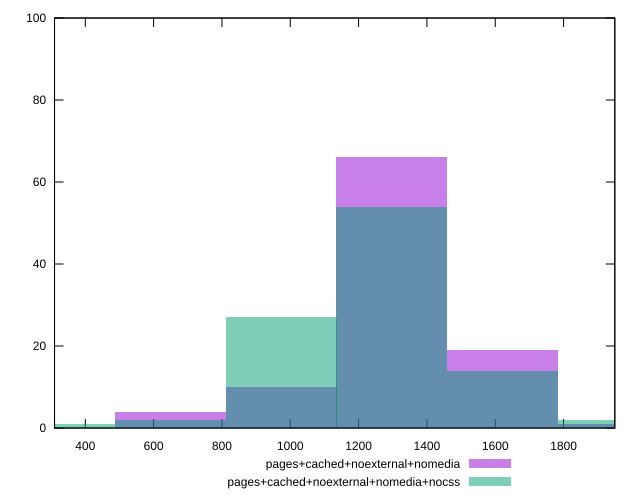

The gnuplot source for this figure:
reset

$pagesCachedNoexternalNomedia <<EOF
973.142113783074 10
1297.522818377432 66
648.761409188716 4
1621.9035229717902 19
1946.284227566148 1
EOF

$pagesCachedNoexternalNomediaNocss <<EOF
973.142113783074 27
1946.284227566148 2
1297.522818377432 54
324.380704594358 1
648.761409188716 2
1621.9035229717902 14
EOF

set key outside below
set boxwidth 324.380704594358
set xrange [310:1950]
set yrange [0:100]
set trange [0:100]
set style fill transparent solid 0.5 noborder
set terminal svg size 640, 500 enhanced background rgb 'white'
set output "reprap/uses-webp-images/comparison/histogram/3_vs_4.svg"

plot $pagesCachedNoexternalNomedia title "pages+cached+noexternal+nomedia" with boxes, \
     $pagesCachedNoexternalNomediaNocss title "pages+cached+noexternal+nomedia+nocss" with boxes

reset
